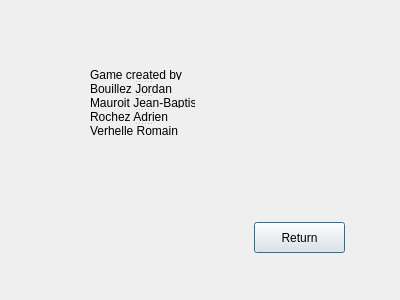
<?xml version="1.0" encoding="UTF-8"?>
<ui version="4.0">
 <class>About</class>
 <widget class="QDialog" name="About">
  <property name="geometry">
   <rect>
    <x>0</x>
    <y>0</y>
    <width>400</width>
    <height>300</height>
   </rect>
  </property>
  <property name="windowTitle">
   <string>Dialog</string>
  </property>
  <widget class="QPushButton" name="pushButton">
   <property name="geometry">
    <rect>
     <x>254</x>
     <y>222</y>
     <width>91</width>
     <height>31</height>
    </rect>
   </property>
   <property name="text">
    <string>Return</string>
   </property>
  </widget>
  <widget class="QSplitter" name="splitter">
   <property name="geometry">
    <rect>
     <x>90</x>
     <y>70</y>
     <width>105</width>
     <height>65</height>
    </rect>
   </property>
   <property name="orientation">
    <enum>Qt::Vertical</enum>
   </property>
   <widget class="QLabel" name="label">
    <property name="text">
     <string>Game created by</string>
    </property>
   </widget>
   <widget class="QLabel" name="label_3">
    <property name="text">
     <string>Bouillez Jordan</string>
    </property>
   </widget>
   <widget class="QLabel" name="label_2">
    <property name="text">
     <string>Mauroit Jean-Baptiste</string>
    </property>
   </widget>
   <widget class="QLabel" name="label_4">
    <property name="text">
     <string>Rochez Adrien</string>
    </property>
   </widget>
   <widget class="QLabel" name="label_5">
    <property name="text">
     <string>Verhelle Romain</string>
    </property>
   </widget>
  </widget>
 </widget>
 <resources/>
 <connections/>
</ui>
